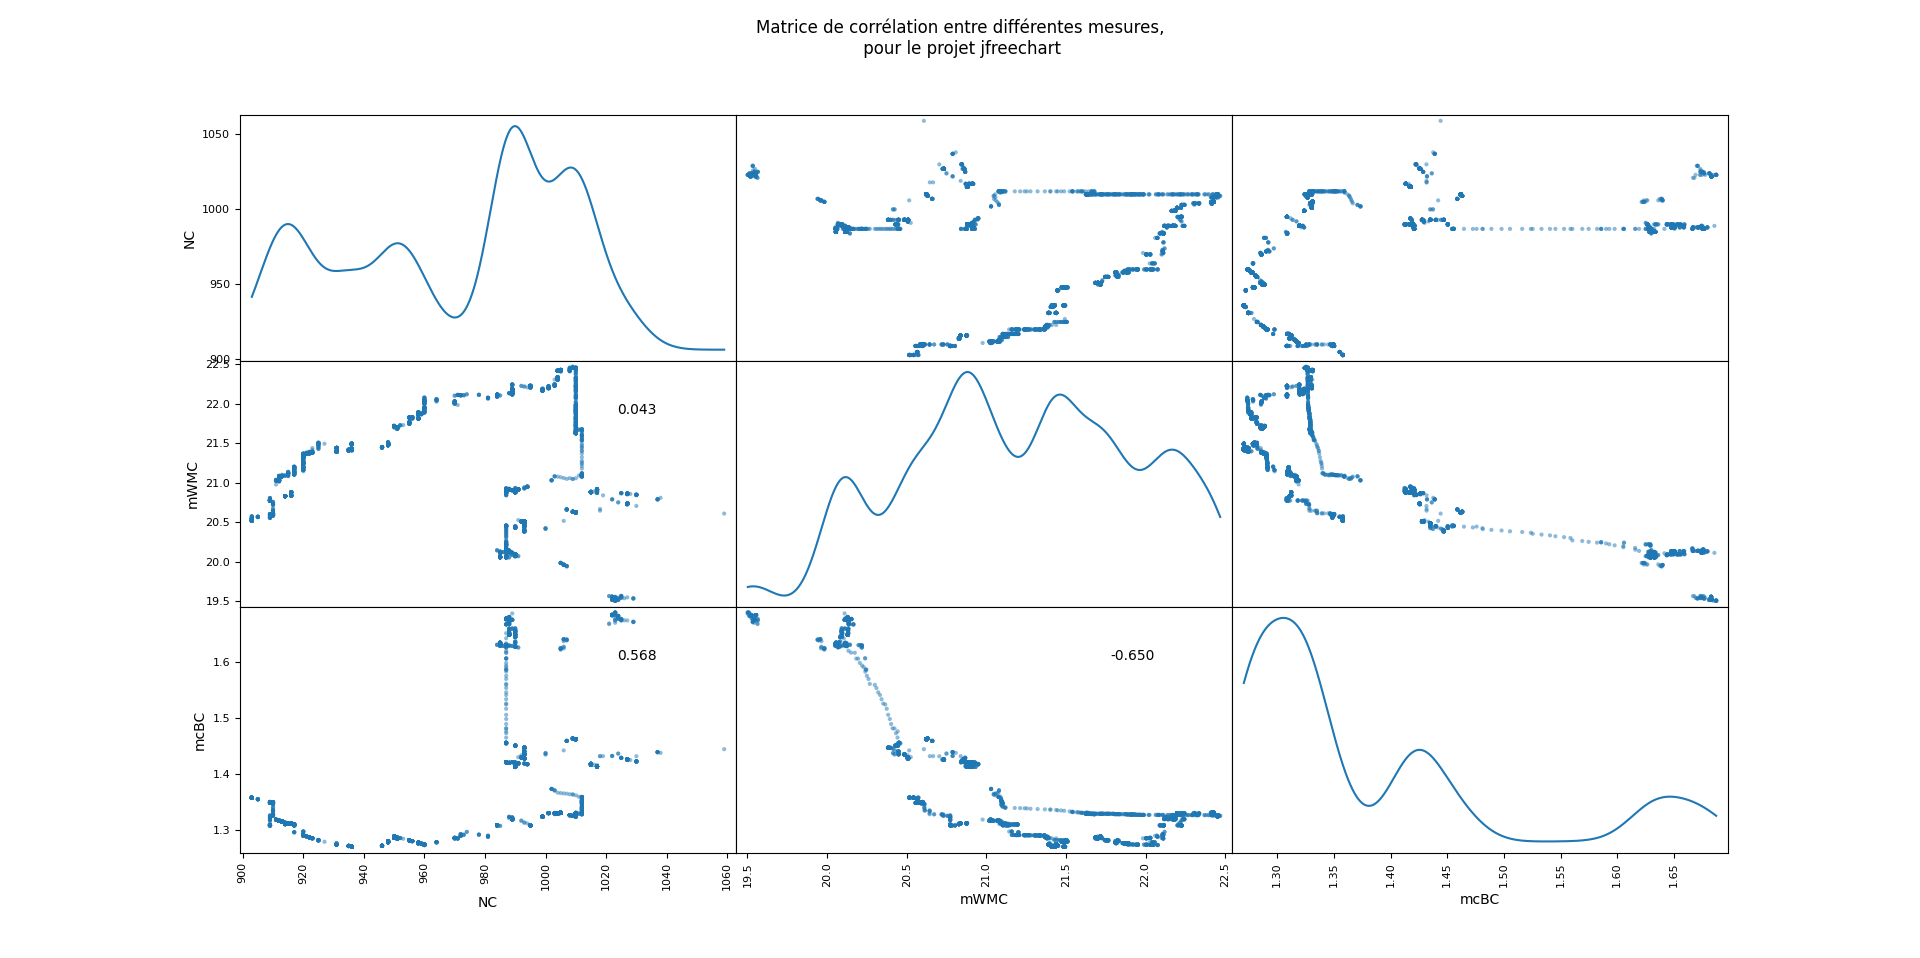

Reproduce this figure in Python.
import os
import sys
import matplotlib.pyplot as plt
import numpy as np
import pandas as pd
from pandas.plotting import scatter_matrix

if len(sys.argv) != 2:
    print("Missing CSV file argument")
    exit(1)
if not os.path.isfile(sys.argv[1]):
    print("Cannot find CSV file %s", sys.argv[1])
    exit(1)

# reverse csv rows to get chronological order of commits
data = pd.read_csv(sys.argv[1]).iloc[::-1]
del data["id_version"]

# https://stackoverflow.com/a/30215541
axes = scatter_matrix(data, diagonal='kde')
corr = data.corr(method="spearman").to_numpy()
for i, j in zip(*plt.np.tril_indices_from(axes, k=1)):
    if j < i:
        axes[i, j].annotate(
            "%.3f" % corr[i, j], (0.8, 0.8), xycoords='axes fraction', ha='center', va='center')

plt.suptitle(
    "Matrice de corrélation entre différentes mesures,\n pour le projet jfreechart")
plt.show()

rho_nc_mwmc = data[["NC", "mWMC"]].corr(method="spearman")["NC"]["mWMC"]
print("Rho for NC/mWMC : %.3f" % rho_nc_mwmc)
rho_nc_mcbc = data[["NC", "mcBC"]].corr(method="spearman")["NC"]["mcBC"]
print("Rho for NC/mcBC : %.3f" % rho_nc_mcbc)
